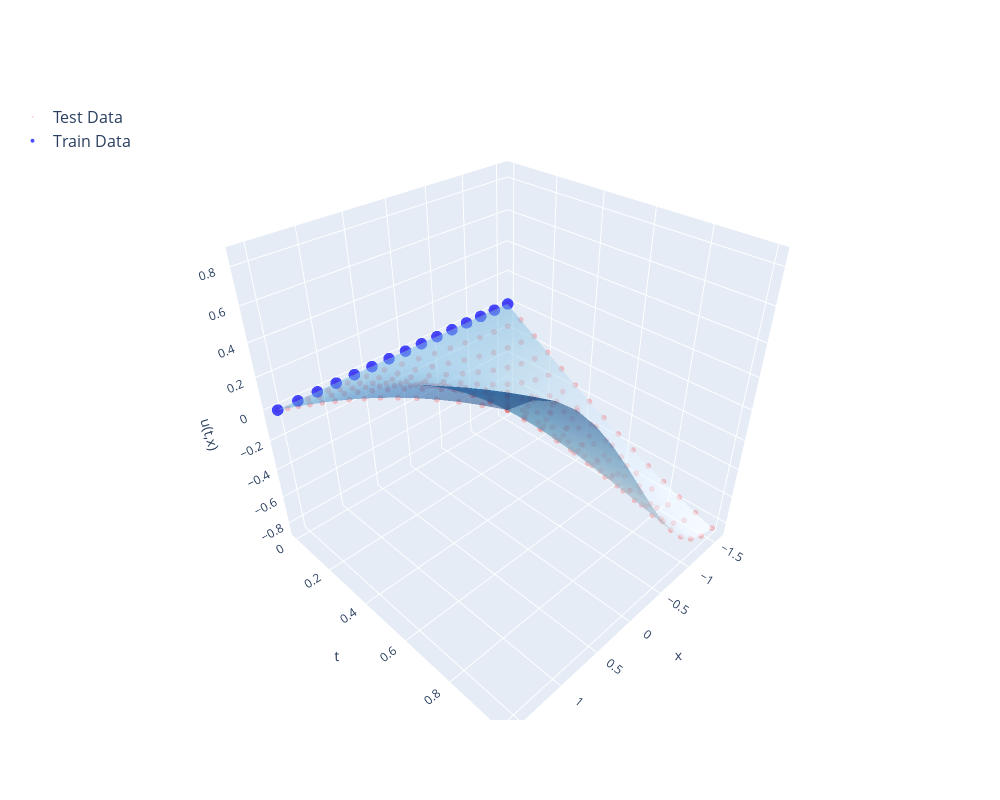

Notebook cell for this chart:
### Code cell
if data_from_csv:
    data = load_csv_data(diff_equation, files[file], params_to_optimize=params_to_optimize)
else:
    if diff_equation.dx: # If PDE

        if diff_equation.dy: # 2D
            data = load_moredim(diff_equation, params_to_optimize=params_to_optimize, L=L, T=T, plate_length=plate_length, max_iter_time=max_iter_time, alpha=alpha)

        elif bc_type == 'neumann': # Neumann BC
            data = load_data_neumann(diff_equation, params_to_optimize, L, T, k, N_train)

        else: # Dirichlet BC
            data = generate_data(diff_equation, params_to_optimize=params_to_optimize, L=L, T=T, N_train=N_train, N_test=N_test, initial_conditions=initial_conditions)
    
    else: # If ODE
        data = load_data(diff_equation, params_to_optimize=params_to_optimize, initial_conditions=initial_conditions, t_0=t_0, t_fin=t_fin, n_points=n_points, noise=noise)

### Figure 1 — Plotly figure (JSON) as saved in the notebook; plotly's stock layout.template omitted (floating-point values rounded to 4 significant figures; data arrays with more than 128 entries replaced by an {"elided": "..."} marker saying what was removed)
{"data": [{"marker": {"color": "red", "opacity": 0.2, "size": 2}, "mode": "markers", "name": "Test Data", "type": "scatter3d", "x": {"elided": "225 float values"}, "y": {"elided": "225 float values"}, "z": {"elided": "225 float values"}}, {"marker": {"color": "blue", "opacity": 0.7, "size": 4}, "mode": "markers", "name": "Train Data", "type": "scatter3d", "x": [-1.571, -1.346, -1.122, -0.8976, -0.6732, -0.4488, -0.2244, 0, 0.2244, 0.4488, 0.6732, 0.8976, 1.122, 1.346, 1.571], "y": [0, 0, 0, 0, 0, 0, 0, 0, 0, 0, 0, 0, 0, 0, 0], "z": [0, 0, 0, 0, 0, 0, 0, 0, 0, 0, 0, 0, 0, 0, 0]}, {"colorscale": [[0, "rgb(247,251,255)"], [0.125, "rgb(222,235,247)"], [0.25, "rgb(198,219,239)"], [0.375, "rgb(158,202,225)"], [0.5, "rgb(107,174,214)"], [0.625, "rgb(66,146,198)"], [0.75, "rgb(33,113,181)"], [0.875, "rgb(8,81,156)"], [1, "rgb(8,48,107)"]], "name": "True Function", "opacity": 0.5, "showscale": false, "type": "surface", "x": [-1.571, -1.346, -1.122, -0.8976, -0.6732, -0.4488, -0.2244, 0, 0.2244, 0.4488, 0.6732, 0.8976, 1.122, 1.346, 1.571], "y": [0, 0.07143, 0.1429, 0.2143, 0.2857, 0.3571, 0.4286, 0.5, 0.5714, 0.6429, 0.7143, 0.7857, 0.8571, 0.9286, 1], "z": {"elided": "15x15 float values"}}], "layout": {"height": 800, "legend": {"font": {"size": 16}, "x": -0.1, "y": 1}, "scene": {"aspectmode": "cube", "xaxis": {"title": {"text": "x"}}, "yaxis": {"title": {"text": "t"}}, "zaxis": {"title": {"text": "u(t,x)"}}}, "width": 1000}}
